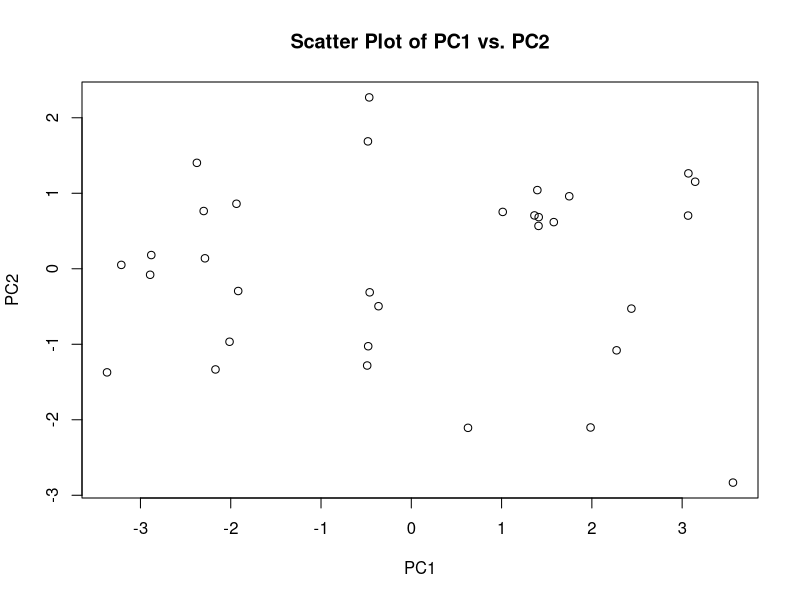

R code for this plot:
# Dimensionality Reduction with PCA

# Perform PCA on selected columns
pca = prcomp(mtcars[, -c(1,8,9,10)], scale = TRUE)

# Extract the scores of the first two principal components
scores = as.data.frame(pca$x[, 1:2])

plot(scores$PC1, scores$PC2, xlab = "PC1", ylab = "PC2", main = "Scatter Plot of PC1 vs. PC2")
